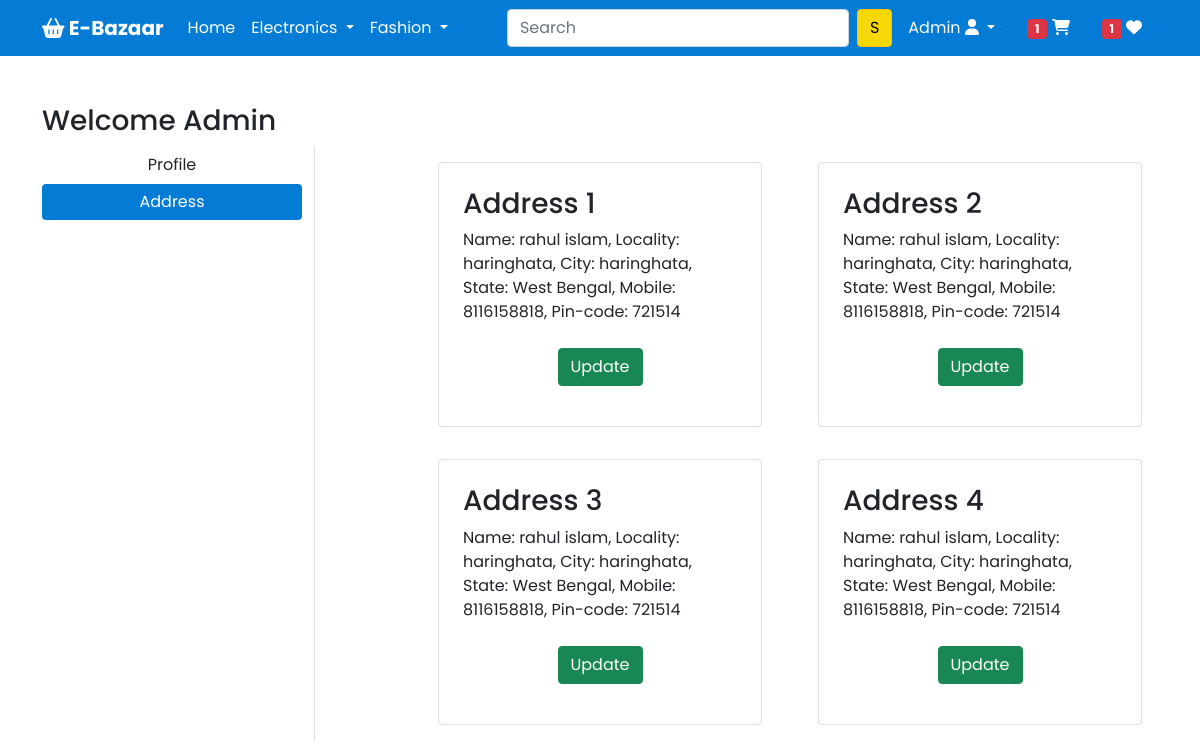
The page /address/ (signed in) on the database its author committed.
### app/models.py (models this page shows, shortened)
class Customer(models.Model):
    user = models.ForeignKey(User, on_delete=models.CASCADE)
    name = models.CharField(max_length=200)
    locality = models.CharField(max_length=200)
    city = models.CharField(max_length=50)
    mobile = models.CharField(max_length=11)
    zipcode = models.IntegerField(null=True)
    state = models.CharField(choices=STATE_CHOICES, max_length=50)

### app/views.py (the view)
# urls.py: path('address/', views.address, name='address'),
@login_required
def address(request):
 total_item = 0
 wish_item = 0
 address = Customer.objects.filter(user=request.user)
 if request.user.is_authenticated:
    total_item = len(Cart.objects.filter(user=request.user))
    wish_item = len(Wishlist.objects.filter(user=request.user))
 return render(request, 'app/address.html', {'address':address, 'active':'btn-primary', 'totalitem':total_item, 'wishitem':wish_item})

### app/templates/app/address.html (shortened to what this page needs)
{% extends 'app/base.html' %}
{% load static %}
{% block main-content %}
<div class="container my-5">
 <div class="row">
 <h3>Welcome {{request.user|capfirst}}</h3>
  <div class="col-sm-3 border-end">
   <ul class="list-unstyled">
    <li class="d-grid"><a href="{% url 'profile' %}" class="btn">Profile</a></li>
    <li class="d-grid"><a href="{% url 'address' %}" class="btn {{active}}">Address</a></li>
   </ul>
  </div>
  <div class="col-sm-8 offset-sm-1">
   <div class="row">
    {% for add in address %}
        <div class="col-sm-6">
            <div class="card m-3 p-2">
                <div class="card-body">
                    <h3>Address {{forloop.counter}}</h3>
                    <span>Name: {{add.name}}, </span>
                    <span>Locality: {{add.locality}}, </span>
                    <span>City: {{add.city}}, </span>
                    <span>State: {{add.state}}, </span>
                    <span>Mobile: {{add.mobile}}, </span>
                    <span>Pin-code: {{add.zipcode}}</span>
                    <br><br>
                    <p class="text-center">
                        <a href="{% url "update_address" pk=add.id %}" class="btn btn-success">Update</a>
                    </p>
                </div>
            </div>
        </div>
    {% endfor %}
   </div>
  </div>
 </div>
</div>
{% endblock main-content %}

### app/templates/app/base.html (shortened to what this page needs)
<!doctype html>
{% load static %}
<html lang="en">
  <head>
    <link href="https://cdn.jsdelivr.net/npm/bootstrap@5.0.0-beta1/dist/css/bootstrap.min.css" rel="stylesheet">
	  <link rel="stylesheet" href="https://cdnjs.cloudflare.com/ajax/libs/font-awesome/6.7.2/css/all.min.css" />
    <link rel="stylesheet" href="{% static 'app/css/owl.carousel.min.css' %}">
    <link rel="stylesheet" href="{% static 'app/css/all.min.css' %}">
    <link rel="stylesheet" href="{% static 'app/css/style.css' %}">
  </head>
  <body>
    <nav class="navbar navbar-expand-lg navbar-dark sticky-top custom-nav">
     <div class="container">
      <a href="/" class="navbar-brand text-white logo"> <i class="fa-solid fa-shopping-basket"></i> E-Bazaar</a>
       <div class="collapse navbar-collapse" id="navbarSupportedContent">
         <ul class="navbar-nav me-auto mb-2 mb-lg-0">
           <li class="nav-item">
             <a class="nav-link active text-white" aria-current="page" href="/">Home</a>
           </li>
           <li class="nav-item dropdown">
             <a class="nav-link dropdown-toggle text-white" href="#" id="electronicsDropdown" role="button" data-bs-toggle="dropdown" aria-expanded="false">
               Electronics
             </a>
           </li>
           <li class="nav-item dropdown">
             <a class="nav-link dropdown-toggle text-white" href="#" id="fashionDropdown" role="button" data-bs-toggle="dropdown" aria-expanded="false">
               Fashion
             </a>
           </li>
         </ul>
         <form class="d-flex" role="search" action="/search">
           <input class="form-control me-2" type="search" placeholder="Search" name="search" aria-label="Search">
           <button class="btn btn-warning" type="submit">S</button>
         </form>
         <div>
          <ul class="navbar-nav me-auto mb-2 mb-lg-0">
            {% if request.user.is_authenticated %}
           <li class="nav-item dropdown mx-2">
              <a class="nav-link dropdown-toggle text-white" href="#" id="profileDropdown" role="button" data-bs-toggle="dropdown" aria-expanded="false">
                {{request.user.username|capfirst}}
                <i class="fa-solid fa-user"></i>
              </a>
            </li>
            <li class="nav-item mx-2">
             <a href="{% url 'showcart' %}" class="nav-link text-white"><span class="badge bg-danger">{% if totalitem > 0 %}{{totalitem}}{% endif %}</span>  <i class="fa-solid fa-cart-shopping"></i> </a>
            </li>
            <li class="nav-item mx-2">
              <a href="{% url "showwishlist" %}" class="nav-link text-white"><span class="badge bg-danger">{% if wishitem > 0 %}{{wishitem}}{% endif %}</span>  <i class="fa fa-heart"></i> </a>
             </li>
            {% endif %}
          </ul>
         </div>
       </div>
     </div>
    </nav>
    {% block main-content %}{% endblock main-content %}
  </body>
</html>

### app/static/app/css/style.css (style rules this page uses)
:root { --green: green; --red: #ea1538; --yellow: #F8D706; --blue: #047BD5; --black: #130f40; --light-color: #666; --box-shadow: 0 1px 2px rgba(0,0,0,.1); --border: 3px solid rgba(0,0,0.1); --outline: 2px solid rgba(0,0,0.1); }
* { font-family: 'Poppins', sans-serif; margin: 0; padding: 0; box-sizing: border-box; outline: none; border: none; text-decoration: none; }
.btn-primary { background-color: var(--blue); border: none; }
.custom-nav { background-color: var(--blue); }
.logo { font-size: 20px; font-weight: bolder; color: #fff; }
.btn-warning { background: var(--yellow); }

### rows shown on the page
Customer: name "rahul islam", locality "haringhata", city "haringhata", state "West Bengal", mobile "8116158818", zipcode "721514"
Customer: name "rahul islam", locality "haringhata", city "haringhata", state "West Bengal", mobile "8116158818", zipcode "721514"
Customer: name "rahul islam", locality "haringhata", city "haringhata", state "West Bengal", mobile "8116158818", zipcode "721514"
Customer: name "rahul islam", locality "haringhata", city "haringhata", state "West Bengal", mobile "8116158818", zipcode "721514"

### other values the page prints
{{ request.user.username|capfirst }} "Admin"
{{ totalitem }} "1"
{{ wishitem }} "1"
{{ request.user|capfirst }} "Admin"
